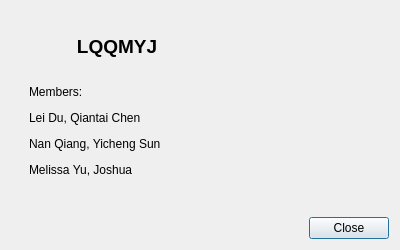
<?xml version="1.0" encoding="UTF-8"?>
<ui version="4.0">
 <class>About</class>
 <widget class="QDialog" name="About">
  <property name="geometry">
   <rect>
    <x>0</x>
    <y>0</y>
    <width>400</width>
    <height>250</height>
   </rect>
  </property>
  <property name="minimumSize">
   <size>
    <width>400</width>
    <height>250</height>
   </size>
  </property>
  <property name="maximumSize">
   <size>
    <width>400</width>
    <height>250</height>
   </size>
  </property>
  <property name="windowTitle">
   <string>About</string>
  </property>
  <property name="sizeGripEnabled">
   <bool>false</bool>
  </property>
  <layout class="QVBoxLayout" name="verticalLayout">
   <item>
    <widget class="QWidget" name="widget" native="true">
     <layout class="QHBoxLayout" name="horizontalLayout">
      <item>
       <widget class="QWidget" name="widget_2" native="true">
        <layout class="QVBoxLayout" name="verticalLayout_2">
         <item>
          <widget class="QLabel" name="label_2">
           <property name="maximumSize">
            <size>
             <width>16777215</width>
             <height>35</height>
            </size>
           </property>
           <property name="text">
            <string>&lt;html&gt;&lt;head/&gt;&lt;body&gt;&lt;p align=&quot;center&quot;&gt;&lt;span style=&quot; font-size:14pt; font-weight:600;&quot;&gt;LQQMYJ&lt;/span&gt;&lt;/p&gt;&lt;/body&gt;&lt;/html&gt;</string>
           </property>
           <property name="textFormat">
            <enum>Qt::RichText</enum>
           </property>
          </widget>
         </item>
         <item>
          <widget class="QLabel" name="label_3">
           <property name="text">
            <string>&lt;html&gt;&lt;head/&gt;&lt;body&gt;&lt;p&gt;Members:&lt;/p&gt;&lt;p&gt;Lei Du, Qiantai Chen&lt;/p&gt;&lt;p&gt;Nan Qiang, Yicheng Sun&lt;/p&gt;&lt;p&gt;Melissa Yu, Joshua&lt;/p&gt;&lt;/body&gt;&lt;/html&gt;</string>
           </property>
           <property name="textFormat">
            <enum>Qt::RichText</enum>
           </property>
           <property name="wordWrap">
            <bool>true</bool>
           </property>
           <property name="openExternalLinks">
            <bool>true</bool>
           </property>
          </widget>
         </item>
        </layout>
       </widget>
      </item>
      <item>
       <widget class="QLabel" name="label">
        <property name="maximumSize">
         <size>
          <width>160</width>
          <height>160</height>
         </size>
        </property>
        <property name="text">
         <string/>
        </property>
        <property name="pixmap">
         <pixmap resource="../res/icons.qrc">:/icons/Team_Logo.jpg</pixmap>
        </property>
        <property name="scaledContents">
         <bool>true</bool>
        </property>
       </widget>
      </item>
     </layout>
    </widget>
   </item>
   <item>
    <widget class="QDialogButtonBox" name="buttonBox">
     <property name="orientation">
      <enum>Qt::Horizontal</enum>
     </property>
     <property name="standardButtons">
      <set>QDialogButtonBox::Close</set>
     </property>
    </widget>
   </item>
  </layout>
 </widget>
 <resources>
  <include location="../res/icons.qrc"/>
 </resources>
 <connections>
  <connection>
   <sender>buttonBox</sender>
   <signal>accepted()</signal>
   <receiver>About</receiver>
   <slot>accept()</slot>
   <hints>
    <hint type="sourcelabel">
     <x>248</x>
     <y>254</y>
    </hint>
    <hint type="destinationlabel">
     <x>157</x>
     <y>274</y>
    </hint>
   </hints>
  </connection>
  <connection>
   <sender>buttonBox</sender>
   <signal>rejected()</signal>
   <receiver>About</receiver>
   <slot>reject()</slot>
   <hints>
    <hint type="sourcelabel">
     <x>316</x>
     <y>260</y>
    </hint>
    <hint type="destinationlabel">
     <x>286</x>
     <y>274</y>
    </hint>
   </hints>
  </connection>
 </connections>
</ui>
